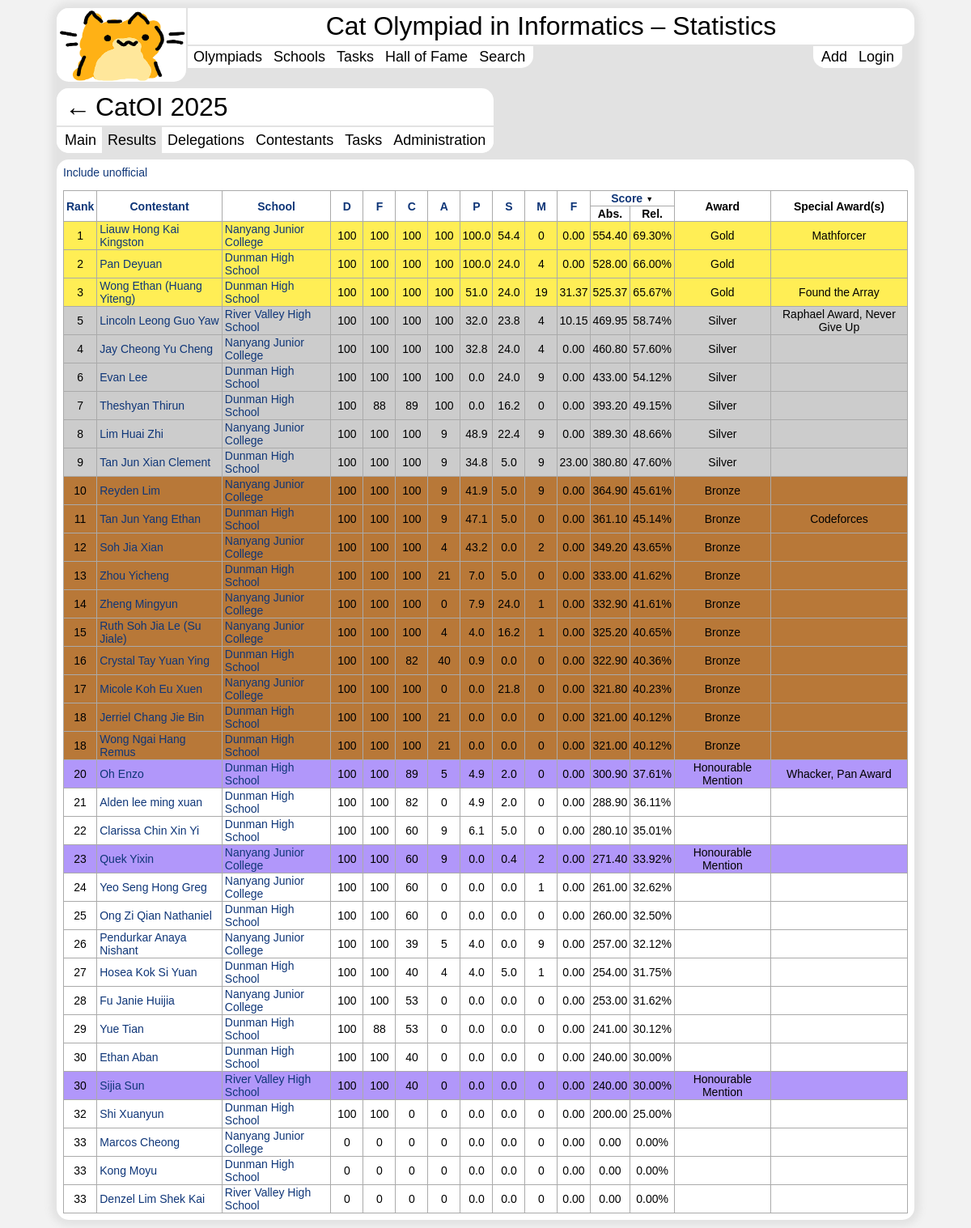
Page /results/2025 on the committed database.
### tables this page shows
CREATE TABLE "scores" (
	`year`	INTEGER,
	`userid`	INTEGER,
	`q1`	REAL DEFAULT 0,
	`q2`	REAL DEFAULT 0,
	`q3`	REAL DEFAULT 0,
	`q4`	REAL DEFAULT 0,
	`q5`	REAL DEFAULT 0,
	`q6`	REAL DEFAULT 0,
	`q7`	REAL DEFAULT 0,
	`q8`	REAL DEFAULT 0,
	`q9`	REAL DEFAULT 0,
	`q10`	REAL DEFAULT 0,
	`award`	TEXT CHECK(award = "" OR award = "hm" OR award = "bronze" OR award = "silver" OR award = "gold"),
	`special_award`	TEXT,
	`school_code`	TEXT,
	`id`	INTEGER,
	`official`	INTEGER CHECK(official = 0 or official = 1),
	FOREIGN KEY(`year`) REFERENCES `olympiads`(`year`),
	PRIMARY KEY(`year`,`userid`)
);

CREATE TABLE "people" (
	`name`	TEXT,
	`userid`	INTEGER PRIMARY KEY AUTOINCREMENT,
	`codebreaker`	TEXT UNIQUE,
	`codeforces`	TEXT,
	`quote`	TEXT
);

CREATE TABLE `schools` (
	`school_code`	TEXT,
	`school_name`	TEXT,
	PRIMARY KEY(`school_code`)
);

### main.py (the view)
@app.route('/results/<year>')
def results(year):
    print(year)
    sort_by = request.args.get('sort',"score_asc").split("_")
    unofficial = int(request.args.get('unofficial',"0"))
    sort_by[1] = sort_by[1].upper()
    if sort_by[0] == 'school':
        sort_by[0] = 'scores.school_code'
    elif sort_by[0] == 'contestant':
        sort_by[0] = 'people.name'
    elif sort_by[0] == 'rank' or sort_by[0] == 'score':
        sort_by[0] = '1 - (scores.q1 + scores.q2 + scores.q3 + scores.q4 + scores.q5 + scores.q6 + scores.q7 + scores.q8 + scores.q9 + scores.q10)'
    else:
        sort_by[0] = '(1 - scores.q' + sort_by[0][-1] + ')'
    sorttriangle = "▲"
    if sort_by[1] == "ASC":
        sorttriangle = "▼"
    '''

scores_list: stores [id, userid, contestant_name, contestant_country, country_code, [q1_score, q2_score, ..., qN_score], award, special_awards]
year: year
task_ids = [taskid1, taskid2, ..., taskidN]
tot_score = total_score_across_all_qns


    '''
    task_ids = []
    scores_list = []
    sql = """
SELECT SUM(tasks.max_score), COUNT(*) FROM tasks WHERE tasks.year = ?
GROUP BY tasks.year;
"""
    sql2 = """
SELECT tasks.tasknum, tasks.taskname,tasks.taskid FROM tasks WHERE tasks.year = ?
ORDER BY tasks.tasknum;
"""
    sql3 = """
SELECT scores.id, scores.userid, people.name, schools.school_name, scores.school_code, scores.award, scores.special_award, scores.q1, scores.q2, scores.q3, scores.q4, scores.q5, scores.q6, scores.q7, scores.q8, scores.q9, scores.q10, scores.official
FROM scores
JOIN schools ON scores.school_code = schools.school_code
JOIN people ON scores.userid = people.userid
WHERE scores.year == ? """ + ["AND scores.official = 1", ""][int(unofficial)] + """
ORDER BY """ + sort_by[0] + """ """+sort_by[1]+""", (scores.id) """+sort_by[1]+""";
"""
    sql4 = """
SELECT max(tasks.dp) FROM tasks
WHERE tasks.year == ?
"""
    sql5 = """
SELECT tasks.tasknum, tasks.dp FROM tasks
WHERE tasks.year == ?
ORDER BY tasks.tasknum
    """
    conn = sqlite3.connect(db)
    res = conn.execute(sql,(year,)).fetchone()
    tot_score = res[0]
    num_tasks = res[1]
    print(tot_score, num_tasks)
    res = conn.execute(sql2,(year,)).fetchall()
    max_dp = conn.execute(sql4,(year,)).fetchall()[0][0]
    for task in res:
        task_ids += [task[2]]
    res = conn.execute(sql3,(year,)).fetchall()
    for user in res:
        print(user)
        user = list(user)
        if not user[6]:
            user[6] = ""
        scores_list += [list(user[:5]) + [list(map(float,user[7:7+num_tasks]))] + list(user[5:7]) + [f"{sum(user[7:7+num_tasks]):.{max_dp}f}"] + [int(user[-1])]]
        print(list(user[:5]) + [list(user[7:7+num_tasks])] + list(user[5:7]))
    res = conn.execute(sql5,(year,)).fetchall()
    dp_list = [i[1] for i in res]
    print(dp_list)
    conn.close()
    print(scores_list)
    return render_template('results.html', unofficial=unofficial, year=year, tot_score=tot_score, task_ids=task_ids, scores_list=scores_list, dp_list = dp_list, sort_by = request.args.get('sort',"score_asc").split("_")[0], sorttriangle = sorttriangle)

### templates/results.html (shortened to what this page needs)
<!DOCTYPE html>
<html><head>
<link rel="stylesheet" href="{{url_for('static', filename='design.css')}}">
</head>
<body>
<div class="mainpage"><a class="nounder" href="https://ioinformatics.org/"><img class="mainimage" alt="CatOI" width="159" height="90" src="{{url_for('static', filename='logo.png')}}"></a><a class="nounder" href="/"><div class="mainheader">Cat Olympiad in Informatics – Statistics</div></a><div><div class="mainmenu"><a href="olympiads/">Olympiads</a><a href="countries/">Schools</a><a href="tasks/">Tasks</a><a href="halloffame/">Hall of Fame</a><a href="search">Search</a></div><div class="secmenu"><a href="login">Login</a><a href="people/add">Add</a></div></div><div class="countryinfo"><div class="countrydata olympdata"><div class="countryname">
{% if year!='2024' %}<a href="results/{{year | int-1}}">←</a>{% endif %}
<div>CatOI {{year}}</div>
</div>
<div class="countrymenu"><a href="administration/{{year}}">Administration</a><a href="tasks/{{year}}/">Tasks</a><a href="contestants/{{year}}">Contestants</a><a href="delegations/{{year}}">Delegations</a><a class="selected" href="results/{{year}}">Results</a><a href="olympiads/{{year}}">Main</a></div></div></div>
	<div class="maincontent">
	<p><a href="results/{{year}}?unofficial={{(1-unofficial) | abs}}">{%if unofficial==0%}Include uno{%else%}Exclude uno{%endif%}fficial</a></p>
		<table border="1"><tbody>
		<tr>
			<th rowspan="2"><a href="results/{{year}}?sort=rank_{%if 'rank' == sort_by and sorttriangle == '▼'%}desc{%else%}asc{%endif%}">Rank</a></th>
			<th rowspan="2"><a href="results/{{year}}?sort=contestant_{%if 'contestant' == sort_by and sorttriangle == '▼'%}desc{%else%}asc{%endif%}">Contestant</a></th>
			<th rowspan="2"><a href="results/{{year}}?sort=school_{%if 'school' == sort_by and sorttriangle == '▼'%}desc{%else%}asc{%endif%}">School</a></th>
			{%for task in task_ids%}
			<th rowspan="2" class="taskscore"><a href="results/{{year}}?sort=q{{(loop.index0 + 1)}}_{%if 'q'~ ((loop.index0 + 1) | string)== sort_by and sorttriangle == '▼'%}desc{%else%}asc{%endif%}">{{task}}</a></th>
			{%endfor%}
			<th colspan="2"><a href="results/{{year}}?sort=score_{%if 'score' == sort_by and sorttriangle == '▼'%}desc{%else%}asc{%endif%}{%if unofficial == 1%}&unofficial=1{%endif%}">Score</a>{% if 'score' == sort_by %}<div class="sorttriangle">{{sorttriangle}}</div>{%endif%}</th>
			<th rowspan="2">Award</th>
			<th rowspan="2">Special Award(s)</th></tr>
			<tr><th>Abs.</th><th>Rel.</th>
		</tr>
		{% for scores in scores_list%}
		<tr>
			<td class="{{scores[6]}}">{{scores[0]}}</td>
			<td class="{{scores[6]}} leftalign"><a href="people/{{scores[1]}}">{{scores[2]}}</a></td>
			<td class="{{scores[6]}} leftalign"><a href="countries/{{scores[4]}}">{{scores[3]}}</a></td>
			{% for score in scores[5] %}
				{% if dp_list[loop.index0] == 0 %}
					<td class="{{ scores[6] }} taskscore">{{ "%.0f"|format(score | float) }}</td>
				{% elif dp_list[loop.index0] == 1 %}
					<td class="{{ scores[6] }} taskscore">{{ "%.1f"|format(score | float) }}</td>
				{% else %}
					<td class="{{ scores[6] }} taskscore">{{ "%.2f"|format(score | float) }}</td>
				{% endif %}
			{% endfor %}
			<td class="{{scores[6]}}">{{scores[8] }}</td>
			<td class="{{scores[6]}}">{{"%.2f"|format((scores[5] | sum)/tot_score*100)}}%</td>
			{%if scores[6] == "gold"%}
			<td class="{{scores[6]}}">Gold{%if scores[9]==0%}*{%endif%}</td>
			{%elif scores[6] == "silver"%}
			<td class="{{scores[6]}}">Silver{%if scores[9]==0%}*{%endif%}</td>
			{%elif scores[6] == "bronze"%}
			<td class="{{scores[6]}}">Bronze{%if scores[9]==0%}*{%endif%}</td>
			{%elif scores[6] == "hm"%}
			<td class="{{scores[6]}}">Honourable Mention</td>
			{%else%}
			<td class="{{scores[6]}}"></td>
			{%endif%}
			<td class="{{scores[6]}}">{{scores[7]}}</td>
		{%endfor%}
	</tbody></table>
</div>
</div>
</body></html>

### static/design.css (style rules this page uses)
body { margin: 0px; padding: 0px; border: 0px; min-width: 1080px; background-color: #F2F2F2; }
img { border: none; vertical-align: middle; }
.mainpage { width: 1060px; margin-left: auto; margin-right: auto; margin-top: 10px; margin-bottom: 10px; background-color: #E2E2E2; box-shadow: 0px 0px 10px 7px #E2E2E2; border-radius: 15px; }
.mainimage { margin-right: 2px; margin-bottom: 8px; border-bottom-right-radius: 15px; border-bottom-left-radius: 15px; border-top-left-radius: 15px; padding-bottom: 1px; padding-right: 1px; float: left; background-color: white; }
.mainheader { font-size: xx-large; text-align: center; margin-bottom: 2px; margin-left: 162px; border-bottom-right-radius: 15px; border-top-right-radius: 15px; font-family: 'Electrolize', sans-serif; padding-top: 4px; padding-bottom: 4px; background-color: white; }
.mainmenu a, .secmenu a, .countrymenu a { font-family: 'Electrolize', sans-serif; font-size: large; padding-left: 7px; padding-right: 7px; vertical-align: middle; padding-top: 3px; padding-bottom: 3px; display: inline-block; }
.mainmenu a { float: left; }
.secmenu a { float: right; }
.secmenu a:first-child { border-bottom-right-radius: 15px; margin-right: 15px; padding-right: 10px; }
.mainmenu a:last-child, .countrymenu a:first-child { border-bottom-right-radius: 15px; padding-left: 7px; padding-right: 10px; }
.olympdata .countrymenu a:last-child, .secmenu a:last-child { border-bottom-left-radius: 15px; padding-left: 10px; }
.mainmenu a:link, .mainmenu a:visited, .secmenu a:link, .secmenu a:visited, .participantmenu a:link, .participantmenu a:visited, .countrymenu a:link, .countrymenu a:visited, .countryname a:link, .countryname a:visited, a:link .mainheader, a:visited .mainheader { color: black; background-color: white; }
.countrymenu a.selected { background-color: #E2E2E2; }
.countrymenu a { display: block; float: right; height: 26px; line-height: 26px; }
.countryname a, .countryname div { display: block; height: 46px; float: left; padding-right: 3px; padding-left: 3px; }
.countryname a:first-child, .countryname div:first-child { padding-left: 6px; }
.olympdata .countryname a:first-child, .olympdata .countryname div:first-child { padding-left: 10px; border-top-left-radius: 15px; }
.countryname a:last-child, .countryname div:last-child { padding-right: 10px; border-top-right-radius: 15px; }
.maincontent { background-color: white; border-radius: 15px; padding: 8px; clear: both; font-family: 'Tahoma', 'Geneva', sans-serif; font-size: 14px; margin-bottom: 8px; }
.mainpage .delcontent:last-child, .maincontent p:last-child, .maincontent div:last-child { margin-bottom: 0px; }
a { text-decoration: none; }
a:link, a:visited { color: #0F3678; }
.countryname { font-size: xx-large; display: block; background-color: white; margin-bottom: 2px; border-top-right-radius: 15px; height: 46px; line-height: 46px; }
.olympdata .countryname { border-top-left-radius: 15px; }
.countrydata { display: inline-block; }
.countrymenu { font-size: large; height: 32px; background-color: white; border-bottom-right-radius: 15px; }
.olympdata .countrymenu { border-bottom-left-radius: 15px; }
.countryinfo { background-color: #E2E2E2; font-family: 'Electrolize', sans-serif; clear: both; margin-bottom: 8px; height: 80px; }
td.gold, tr.gold, .participantmedals .goldcount, .delcontent a div.gold { background-color: #FFEE55; }
td.silver, tr.silver, .participantmedals .silvercount, .delcontent a div.silver { background-color: #CCCCCC; }
td.bronze, tr.bronze, .participantmedals .bronzecount, .participantmedals, .delcontent a div.bronze { background-color: #B87838; }
td.hm, tr.hm, .delcontent a div.hm { background-color: #B197FA; }
table, table tr, table th, table td { border-style: solid; border-width: 1px; border-collapse: collapse; border-color: #AAAAAA; text-align: center; padding-left: 3px; padding-right: 3px; }
table td.taskscore, table th.taskscore { padding-left: 2px; padding-right: 2px; min-width: 35px; }
table { border-radius: 15px; background-color: white; }
table td.leftalign { text-align: left; }
div h3:first-child, div p:first-child { margin-top: 0px; }
.sorttriangle { display: inline; margin-left: 4px; font-size: 9px; vertical-align: middle; }

### rows in the picture
scores: id "1", name "Liauw Hong Kai Kingston", school_name "Nanyang Junior College", q1 "100", q2 "100", q3 "100", q4 "100", q5 "100.0", q6 "54.4", q7 "0", q8 "0.00", scores "554.40", value "69.30", special_award "Mathforcer"
scores: id "2", name "Pan Deyuan", school_name "Dunman High School", q1 "100", q2 "100", q3 "100", q4 "100", q5 "100.0", q6 "24.0", q7 "4", q8 "0.00", scores "528.00", value "66.00"
scores: id "3", name "Wong Ethan (Huang Yiteng)", school_name "Dunman High School", q1 "100", q2 "100", q3 "100", q4 "100", q5 "51.0", q6 "24.0", q7 "19", q8 "31.37", scores "525.37", value "65.67", special_award "Found the Array"
scores: id "5", name "Lincoln Leong Guo Yaw", school_name "River Valley High School", q1 "100", q2 "100", q3 "100", q4 "100", q5 "32.0", q6 "23.8", q7 "4", q8 "10.15", scores "469.95", value "58.74", special_award "Raphael Award, Never Give Up"
scores: id "4", name "Jay Cheong Yu Cheng", school_name "Nanyang Junior College", q1 "100", q2 "100", q3 "100", q4 "100", q5 "32.8", q6 "24.0", q7 "4", q8 "0.00", scores "460.80", value "57.60"
scores: id "6", name "Evan Lee", school_name "Dunman High School", q1 "100", q2 "100", q3 "100", q4 "100", q5 "0.0", q6 "24.0", q7 "9", q8 "0.00", scores "433.00", value "54.12"
scores: id "7", name "Theshyan Thirun", school_name "Dunman High School", q1 "100", q2 "88", q3 "89", q4 "100", q5 "0.0", q6 "16.2", q7 "0", q8 "0.00", scores "393.20", value "49.15"
scores: id "8", name "Lim Huai Zhi", school_name "Nanyang Junior College", q1 "100", q2 "100", q3 "100", q4 "9", q5 "48.9", q6 "22.4", q7 "9", q8 "0.00", scores "389.30", value "48.66"
scores: id "9", name "Tan Jun Xian Clement", school_name "Dunman High School", q1 "100", q2 "100", q3 "100", q4 "9", q5 "34.8", q6 "5.0", q7 "9", q8 "23.00", scores "380.80", value "47.60"
scores: id "10", name "Reyden Lim", school_name "Nanyang Junior College", q1 "100", q2 "100", q3 "100", q4 "9", q5 "41.9", q6 "5.0", q7 "9", q8 "0.00", scores "364.90", value "45.61"
scores: id "11", name "Tan Jun Yang Ethan", school_name "Dunman High School", q1 "100", q2 "100", q3 "100", q4 "9", q5 "47.1", q6 "5.0", q7 "0", q8 "0.00", q2 "361.10", value "45.14", special_award "Codeforces"
scores: id "12", name "Soh Jia Xian", school_name "Nanyang Junior College", q1 "100", q2 "100", q3 "100", q4 "4", q5 "43.2", q6 "0.0", q7 "2", q8 "0.00", scores "349.20", value "43.65"
scores: id "13", name "Zhou Yicheng", school_name "Dunman High School", q1 "100", q2 "100", q3 "100", q4 "21", q5 "7.0", q6 "5.0", q7 "0", q8 "0.00", scores "333.00", value "41.62"
scores: id "14", name "Zheng Mingyun", school_name "Nanyang Junior College", q1 "100", q2 "100", q3 "100", q4 "0", q5 "7.9", q6 "24.0", q7 "1", q8 "0.00", scores "332.90", value "41.61"
scores: id "15", name "Ruth Soh Jia Le (Su Jiale)", school_name "Nanyang Junior College", q1 "100", q2 "100", q3 "100", q4 "4", q5 "4.0", q6 "16.2", q7 "1", q8 "0.00", scores "325.20", value "40.65"
scores: id "16", name "Crystal Tay Yuan Ying", school_name "Dunman High School", q1 "100", q2 "100", q3 "82", q4 "40", q5 "0.9", q6 "0.0", q7 "0", q8 "0.00", scores "322.90", value "40.36"
scores: id "17", name "Micole Koh Eu Xuen", school_name "Nanyang Junior College", q1 "100", q2 "100", q3 "100", q4 "0", q5 "0.0", q6 "21.8", q7 "0", q8 "0.00", scores "321.80", value "40.23"
scores: id "18", name "Jerriel Chang Jie Bin", school_name "Dunman High School", q1 "100", q2 "100", q3 "100", q4 "21", q5 "0.0", q6 "0.0", q7 "0", q8 "0.00", q2 "321.00", value "40.12"
scores: id "18", name "Wong Ngai Hang Remus", school_name "Dunman High School", q1 "100", q2 "100", q3 "100", q4 "21", q5 "0.0", q6 "0.0", q7 "0", q8 "0.00", q2 "321.00", value "40.12"
scores: id "20", name "Oh Enzo", school_name "Dunman High School", q1 "100", q2 "100", q3 "89", q4 "5", q5 "4.9", q6 "2.0", q7 "0", q8 "0.00", scores "300.90", value "37.61", special_award "Whacker, Pan Award"
scores: id "21", name "Alden lee ming xuan", school_name "Dunman High School", q1 "100", q2 "100", q3 "82", q4 "0", q5 "4.9", q6 "2.0", q7 "0", q8 "0.00", scores "288.90", value "36.11"
scores: id "22", name "Clarissa Chin Xin Yi", school_name "Dunman High School", q1 "100", q2 "100", q3 "60", q4 "9", q5 "6.1", q6 "5.0", q7 "0", q8 "0.00", q2 "280.10", value "35.01"
scores: id "23", name "Quek Yixin", school_name "Nanyang Junior College", q1 "100", q2 "100", q3 "60", q4 "9", q5 "0.0", q6 "0.4", q7 "2", q8 "0.00", scores "271.40", value "33.92"
scores: id "24", name "Yeo Seng Hong Greg", school_name "Nanyang Junior College", q1 "100", q2 "100", q3 "60", q4 "0", q5 "0.0", q6 "0.0", q7 "1", q8 "0.00", q2 "261.00", value "32.62"
scores: id "25", name "Ong Zi Qian Nathaniel", school_name "Dunman High School", q1 "100", q2 "100", q3 "60", q4 "0", q5 "0.0", q6 "0.0", q7 "0", q8 "0.00", scores "260.00", value "32.50"
scores: id "26", name "Pendurkar Anaya Nishant", school_name "Nanyang Junior College", q1 "100", q2 "100", q3 "39", q4 "5", q5 "4.0", q6 "0.0", q7 "9", q8 "0.00", scores "257.00", value "32.12"
scores: id "27", name "Hosea Kok Si Yuan", school_name "Dunman High School", q1 "100", q2 "100", q3 "40", q4 "4", q5 "4.0", q6 "5.0", q7 "1", q8 "0.00", scores "254.00", value "31.75"
scores: id "28", name "Fu Janie Huijia", school_name "Nanyang Junior College", q1 "100", q2 "100", q3 "53", q4 "0", q5 "0.0", q6 "0.0", q7 "0", q8 "0.00", scores "253.00", value "31.62"
scores: id "29", name "Yue Tian", school_name "Dunman High School", q1 "100", q2 "88", q3 "53", q4 "0", q5 "0.0", q6 "0.0", q7 "0", q8 "0.00", scores "241.00", value "30.12"
scores: id "30", name "Ethan Aban", school_name "Dunman High School", q1 "100", q2 "100", q3 "40", q4 "0", q5 "0.0", q6 "0.0", q7 "0", q8 "0.00", scores "240.00", value "30.00"
scores: id "30", name "Sijia Sun", school_name "River Valley High School", q1 "100", q2 "100", q3 "40", q4 "0", q5 "0.0", q6 "0.0", q7 "0", q8 "0.00", scores "240.00", value "30.00"
scores: id "32", name "Shi Xuanyun", school_name "Dunman High School", q1 "100", q2 "100", q3 "0", q4 "0", q5 "0.0", q6 "0.0", q7 "0", q8 "0.00", scores "200.00", value "25.00"
scores: id "33", name "Marcos Cheong", school_name "Nanyang Junior College", q1 "0", q2 "0", q3 "0", q4 "0", q5 "0.0", q6 "0.0", q7 "0", q8 "0.00", q2 "0.00", value "0.00"
scores: id "33", name "Kong Moyu", school_name "Dunman High School", q1 "0", q2 "0", q3 "0", q4 "0", q5 "0.0", q6 "0.0", q7 "0", q8 "0.00", q2 "0.00", value "0.00"
scores: id "33", name "Denzel Lim Shek Kai", school_name "River Valley High School", q1 "0", q2 "0", q3 "0", q4 "0", q5 "0.0", q6 "0.0", q7 "0", q8 "0.00", q2 "0.00", value "0.00"

### other values in the picture
{{ year }} "2025"
{{ task }} "D" "F" "C" "A" "P" "S" "M" "F"
{{ sorttriangle }} "▼"
